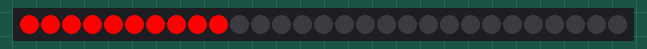
The sketch below on a simulated Arduino Uno, built for the host (arithmetic inside an expression is 32-bit, double 64-bit). On the bench: 29 RGB LEDs in strip order, left to right.

Above: at 0.17 s.
At 1.97 s:
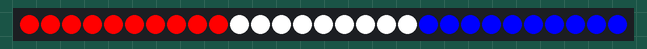
At 6.2 s:
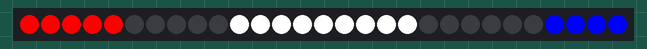
At 9.61 s:
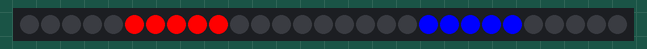
At 15.96 s:
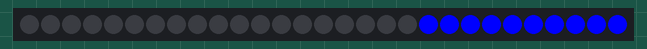
At 31.9 s:
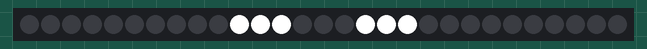

Measured:
- what the display in image 5 shows lasts 6.3 s, from 31.9 s to 38.2 s

The sketch:

PoliceStrobo_3.ino
```cpp
#include <FastLED.h>
#define LED_PIN     5
#define NUM_LEDS    29

int strobo_1 = 30;
int strobo_2 = 80;
int strobo_3 = 50;
int strobo_4 = 100;

int freq_1 = 10;
int freq_2 = 30;
int freq_3 = 100;

int freq_pattern_1 = 40;


CRGB leds[NUM_LEDS];


void setup() {
  FastLED.addLeds<WS2812, LED_PIN, GRB>(leds, NUM_LEDS);
}


void rosso() {

  for (int i = 0; i <= 3; i++) {

  leds[0]=CRGB (255,0,0);
  leds[1]=CRGB (255,0,0);
  leds[2]=CRGB (255,0,0);
  leds[3]=CRGB (255,0,0);
  leds[4]=CRGB (255,0,0);
  leds[5]=CRGB (255,0,0);
  leds[6]=CRGB (255,0,0);
  leds[7]=CRGB (255,0,0);
  leds[8]=CRGB (255,0,0);
  leds[9]=CRGB (255,0,0);

  FastLED.show();
  delay(strobo_1);

  FastLED.clear ();
  delay(strobo_1);

  FastLED.show();
  delay(strobo_1);
  }
}


void bianco()  {

for (int i = 0; i <= 3; i++) {

  leds[10]=CRGB (255,255,255);
  leds[11]=CRGB (255,255,255);
  leds[12]=CRGB (255,255,255);
  leds[13]=CRGB (255,255,255);
  leds[14]=CRGB (255,255,255);
  leds[15]=CRGB (255,255,255);
  leds[16]=CRGB (255,255,255);
  leds[17]=CRGB (255,255,255);
  leds[18]=CRGB (255,255,255);

  FastLED.show();
  delay(strobo_1);

  FastLED.clear ();
  delay(strobo_1);

  FastLED.show();
  delay(strobo_1);

 }
}


void blu()  {

for (int i = 0; i <= 3; i++) {


  leds[19]=CRGB (0,0,255);
  leds[20]=CRGB (0,0,255);
  leds[21]=CRGB (0,0,255);
  leds[22]=CRGB (0,0,255);
  leds[23]=CRGB (0,0,255);
  leds[24]=CRGB (0,0,255);
  leds[25]=CRGB (0,0,255);
  leds[26]=CRGB (0,0,255);
  leds[27]=CRGB (0,0,255);
  leds[28]=CRGB (0,0,255);
  leds[29]=CRGB (0,0,255);

  FastLED.show();
  delay(strobo_1);

  FastLED.clear ();
  delay(strobo_1);

  FastLED.show();
  delay(strobo_1);

  }
}

void mix_rwb()  {

for (int i = 0; i <= 6; i++) {
  leds[0]=CRGB (255,0,0);
  leds[1]=CRGB (255,0,0);
  leds[2]=CRGB (255,0,0);
  leds[3]=CRGB (255,0,0);
  leds[4]=CRGB (255,0,0);
  leds[5]=CRGB (255,0,0);
  leds[6]=CRGB (255,0,0);
  leds[7]=CRGB (255,0,0);
  leds[8]=CRGB (255,0,0);
  leds[9]=CRGB (255,0,0);

  leds[10]=CRGB (255,255,255);
  leds[11]=CRGB (255,255,255);
  leds[12]=CRGB (255,255,255);
  leds[13]=CRGB (255,255,255);
  leds[14]=CRGB (255,255,255);
  leds[15]=CRGB (255,255,255);
  leds[16]=CRGB (255,255,255);
  leds[17]=CRGB (255,255,255);
  leds[18]=CRGB (255,255,255);

  leds[19]=CRGB (0,0,255);
  leds[20]=CRGB (0,0,255);
  leds[21]=CRGB (0,0,255);
  leds[22]=CRGB (0,0,255);
  leds[23]=CRGB (0,0,255);
  leds[24]=CRGB (0,0,255);
  leds[25]=CRGB (0,0,255);
  leds[26]=CRGB (0,0,255);
  leds[27]=CRGB (0,0,255);
  leds[28]=CRGB (0,0,255);
  leds[29]=CRGB (0,0,255);

  FastLED.show();
  delay(strobo_1);

  FastLED.clear ();
  delay(strobo_1);

  FastLED.show();
  delay(strobo_1);

  }

}


void mix_rb()  {

for (int i = 0; i <= 3; i++) {
  leds[0]=CRGB (255,0,0);
  leds[1]=CRGB (255,0,0);
  leds[2]=CRGB (255,0,0);
  leds[3]=CRGB (255,0,0);
  leds[4]=CRGB (255,0,0);
  leds[5]=CRGB (255,0,0);
  leds[6]=CRGB (255,0,0);
  leds[7]=CRGB (255,0,0);
  leds[8]=CRGB (255,0,0);
  leds[9]=CRGB (255,0,0);

  FastLED.show();
  delay(strobo_1);
  FastLED.clear ();
  delay(strobo_1);

  FastLED.show();
  delay(strobo_1);
  FastLED.clear ();
  delay(strobo_1);

}

for (int i = 0; i <= 3; i++) {

  leds[19]=CRGB (0,0,255);
  leds[20]=CRGB (0,0,255);
  leds[21]=CRGB (0,0,255);
  leds[22]=CRGB (0,0,255);
  leds[23]=CRGB (0,0,255);
  leds[24]=CRGB (0,0,255);
  leds[25]=CRGB (0,0,255);
  leds[26]=CRGB (0,0,255);
  leds[27]=CRGB (0,0,255);
  leds[28]=CRGB (0,0,255);
  leds[29]=CRGB (0,0,255);


  FastLED.show();
  delay(strobo_1);
  FastLED.clear ();
  delay(strobo_1);

  FastLED.show();
  delay(strobo_1);
  FastLED.clear ();
  delay(strobo_1);

  }

}


void mix_rl_lr()  {

 for (int i = 0; i <= 3; i++) {

  leds[0]=CRGB (255,0,0);
  leds[1]=CRGB (255,0,0);
  leds[2]=CRGB (255,0,0);
  leds[3]=CRGB (255,0,0);
  leds[4]=CRGB (255,0,0);


  leds[25]=CRGB (0,0,255);
  leds[26]=CRGB (0,0,255);
  leds[27]=CRGB (0,0,255);
  leds[28]=CRGB (0,0,255);
  leds[29]=CRGB (0,0,255);

  FastLED.show();
  delay(strobo_1);
  FastLED.clear ();
  delay(strobo_1);
}


 for (int i = 0; i <= 3; i++) {

  leds[5]=CRGB (255,0,0);
  leds[6]=CRGB (255,0,0);
  leds[7]=CRGB (255,0,0);
  leds[8]=CRGB (2550,0,0);
  leds[9]=CRGB (2550,0,0);

  leds[19]=CRGB (0,0,255);
  leds[20]=CRGB (0,0,255);
  leds[21]=CRGB (0,0,255);
  leds[22]=CRGB (0,0,255);
  leds[23]=CRGB (0,0,255);

  FastLED.show();
  delay(strobo_1);
  FastLED.clear ();
  delay(strobo_1);

  }
}


void mix_rl_w_lr()  {

 for (int i = 0; i <= 3; i++) {

  leds[0]=CRGB::Red;
  leds[1]=CRGB::Red;
  leds[2]=CRGB::Red;
  leds[3]=CRGB::Red;
  leds[4]=CRGB::Red;


  leds[10]=CRGB::White;
  leds[11]=CRGB::White;
  leds[12]=CRGB::White;
  leds[13]=CRGB::White;
  leds[14]=CRGB::White;

  leds[15]=CRGB::White;
  leds[16]=CRGB::White;
  leds[17]=CRGB::White;
  leds[18]=CRGB::White;

  leds[25]=CRGB::Blue;
  leds[26]=CRGB::Blue;
  leds[27]=CRGB::Blue;
  leds[28]=CRGB::Blue;
  leds[29]=CRGB::Blue;

  FastLED.show();
  delay(strobo_1);
  FastLED.clear ();
  delay(strobo_1);
}


 for (int i = 0; i <= 3; i++) {

  leds[5]=CRGB::Red;
  leds[6]=CRGB::Red;
  leds[7]=CRGB::Red;
  leds[8]=CRGB::Red;
  leds[9]=CRGB::Red;

  leds[10]=CRGB::Black;
  leds[11]=CRGB::Black;
  leds[12]=CRGB::Black;
  leds[13]=CRGB::Black;
  leds[14]=CRGB::Black;

  leds[15]=CRGB::Black;
  leds[16]=CRGB::Black;
  leds[17]=CRGB::Black;
  leds[18]=CRGB::Black;


  leds[19]=CRGB::Blue;
  leds[20]=CRGB::Blue;
  leds[21]=CRGB::Blue;
  leds[22]=CRGB::Blue;
  leds[23]=CRGB::Blue;

  FastLED.show();
  delay(strobo_1);
  FastLED.clear ();
  delay(strobo_1);

  }
}

//*********************************************************************

void rosso_static() {

  leds[0]=CRGB (255,0,0);
  leds[1]=CRGB (255,0,0);
  leds[2]=CRGB (255,0,0);
  leds[3]=CRGB (255,0,0);
  leds[4]=CRGB (255,0,0);
  leds[5]=CRGB (255,0,0);
  leds[6]=CRGB (255,0,0);
  leds[7]=CRGB (255,0,0);
  leds[8]=CRGB (255,0,0);
  leds[9]=CRGB (255,0,0);

  FastLED.show();
  delay(strobo_3);

  FastLED.clear();
  delay(strobo_3);

}


void bianco_static()  {

  leds[10]=CRGB (255,255,255);
  leds[11]=CRGB (255,255,255);
  leds[12]=CRGB (255,255,255);
  leds[13]=CRGB (255,255,255);
  leds[14]=CRGB (255,255,255);
  leds[15]=CRGB (255,255,255);
  leds[16]=CRGB (255,255,255);
  leds[17]=CRGB (255,255,255);
  leds[18]=CRGB (255,255,255);

  FastLED.show();
  delay(strobo_3);

  FastLED.clear();
  delay(strobo_3);

}


void blu_static()  {

  leds[19]=CRGB (0,0,255);
  leds[20]=CRGB (0,0,255);
  leds[21]=CRGB (0,0,255);
  leds[22]=CRGB (0,0,255);
  leds[23]=CRGB (0,0,255);
  leds[24]=CRGB (0,0,255);
  leds[25]=CRGB (0,0,255);
  leds[26]=CRGB (0,0,255);
  leds[27]=CRGB (0,0,255);
  leds[28]=CRGB (0,0,255);
  leds[29]=CRGB (0,0,255);

  FastLED.show();
  delay(strobo_3);

  FastLED.clear();
  delay(strobo_3);

}

// §§§§§§§§§§§§§§§§§§§§§§§§§§§§§§§§§§§§§§§§§§§§§§§§§§§§§§§§§§§§§§§§§§§§§§§§§§§§§§§§§
// !!!!!!!!!!!!!!!!!!!!!!!!!!!!!!!!!!!!!!!!!!!!!!!!!!!!!!!!!!!!!!!!!!!!!!!!!!!!!!!!!

// Pattern 1

void pattern_1()  {

  for (int i = 0; i <= 3; i++) {

    leds[0]=CRGB (255,0,0);
    leds[1]=CRGB (255,0,0);
    leds[2]=CRGB (255,0,0);
    leds[3]=CRGB (255,0,0);
    leds[4]=CRGB (255,0,0);

    leds[25]=CRGB (0,0,255);
    leds[26]=CRGB (0,0,255);
    leds[27]=CRGB (0,0,255);
    leds[28]=CRGB (0,0,255);
    leds[29]=CRGB (0,0,255);

    FastLED.show();
    delay(freq_pattern_1);
    FastLED.clear ();
    delay(freq_pattern_1);
    }

  for (int i = 0; i <= 3; i++) {

    leds[5]=CRGB (255,0,0);
    leds[6]=CRGB (255,0,0);
    leds[7]=CRGB (255,0,0);
    leds[8]=CRGB (2550,0,0);
    leds[9]=CRGB (2550,0,0);

    leds[19]=CRGB (0,0,255);
    leds[20]=CRGB (0,0,255);
    leds[21]=CRGB (0,0,255);
    leds[22]=CRGB (0,0,255);
    leds[23]=CRGB (0,0,255);

    FastLED.show();
    delay(freq_pattern_1);
    FastLED.clear ();
    delay(freq_pattern_1);
    }
}


// Pattern 2

void pattern_2()  {

  for (int i = 0; i <= 3; i++) {

    leds[0]=CRGB (255,0,0);
    leds[1]=CRGB (255,0,0);
    leds[2]=CRGB (255,0,0);
    leds[3]=CRGB (255,0,0);
    leds[4]=CRGB (255,0,0);

    leds[25]=CRGB (0,0,255);
    leds[26]=CRGB (0,0,255);
    leds[27]=CRGB (0,0,255);
    leds[28]=CRGB (0,0,255);
    leds[29]=CRGB (0,0,255);

    FastLED.show();
    delay(freq_pattern_1);
    FastLED.clear ();
    delay(freq_pattern_1);
    }


  for (int i = 0; i <= 3; i++) {

    leds[5]=CRGB (255,0,0);
    leds[6]=CRGB (255,0,0);
    leds[7]=CRGB (255,0,0);
    leds[8]=CRGB (2550,0,0);
    leds[9]=CRGB (2550,0,0);

    leds[19]=CRGB (0,0,255);
    leds[20]=CRGB (0,0,255);
    leds[21]=CRGB (0,0,255);
    leds[22]=CRGB (0,0,255);
    leds[23]=CRGB (0,0,255);

    FastLED.show();
    delay(freq_pattern_1);
    FastLED.clear ();
    delay(freq_pattern_1);
    }

}


//****************************************************************


void white_blink() {

  for (int i = 0; i <= 3; i++) {

    //leds[10]=CRGB (255,255,255);
    //leds[11]=CRGB (255,255,255);
    //leds[12]=CRGB (255,255,255);

    leds[13]=CRGB (255,255,255);
    leds[14]=CRGB (255,255,255);
    leds[15]=CRGB (255,255,255);

    //leds[16]=CRGB (255,255,255);
    //leds[17]=CRGB (255,255,255);
    //leds[18]=CRGB (255,255,255);

    FastLED.show();
    delay(freq_pattern_1);
    FastLED.clear ();
    delay(freq_pattern_1);

    leds[10]=CRGB (255,255,255);
    leds[11]=CRGB (255,255,255);
    leds[12]=CRGB (255,255,255);

    //leds[13]=CRGB (255,255,255);
    //leds[14]=CRGB (255,255,255);
    //leds[15]=CRGB (255,255,255);

    leds[16]=CRGB (255,255,255);
    leds[17]=CRGB (255,255,255);
    leds[18]=CRGB (255,255,255);


    FastLED.show();
    delay(freq_pattern_1);
    FastLED.clear ();
    delay(freq_pattern_1);

  }

}
// §§§§§§§§§§§§§§§§§§§§§§§§§§§§§§§§§§§§§§§§§§§§§§§§§§§§§§§§§§§§§§§§§§§§§§§§§§§§§§§§§
// !!!!!!!!!!!!!!!!!!!!!!!!!!!!!!!!!!!!!!!!!!!!!!!!!!!!!!!!!!!!!!!!!!!!!!!!!!!!!!!!!

//***************************************************
//***************************************************
//***************************************************
//***************************************************
//***************************************************
//***************************************************


void loop() {


//--------------------------------------- STEP 1
rosso();
delay (strobo_2);

blu();
delay(strobo_2);

rosso();
delay (strobo_2);

blu();
delay(strobo_2);

//-------------------------------------- STEP 2

mix_rwb();
delay(strobo_2);

//-------------------------------------- STEP 3


//-------------------------------------- STEP 4

mix_rb();
delay(strobo_2);

//-------------------------------------- STEP 5


  for (int i = 0; i <= 3; i++) {
    mix_rl_lr();
   delay(strobo_1);
  }

//-------------------------------------- STEP 6

bianco();
delay(strobo_2);


//-------------------------------------- STEP 7

  for (int i = 0; i <= 6; i++) {
    mix_rl_w_lr();
    delay(strobo_1);
  }

//-------------------------------------- STEP 8


  for (int i = 0; i <= 6; i++) {
    rosso();
    delay (strobo_2);

    blu();
    delay(strobo_2);

    rosso();
    delay (strobo_2);

    blu();
    delay(strobo_2);
  }


//-----------------------------------  STEP 11

 for (int i = 0; i <= 6; i++) {
    pattern_1();
 }


//------------------------------------ STEP 12


for (int i = 0; i <= 6; i++) {
    pattern_2();
 }

 //----------------------------------- STEP 10


white_blink();

//


//------------------------------------- STEP 9


//------------------------------------ STEP 14

for (int i = 0; i <= 6; i++) {


    for (int i = 0; i <= 3; i++) {

        for (int i = 29; i >= 0; i--) {
          leds[i] = CRGB::Red;
          FastLED.show();
          }

          FastLED.clear ();
     }


     for (int i = 0; i <= 3; i++) {

        for (int i = 0; i <= 29; i++) {
        leds[i] = CRGB::White;
        FastLED.show();
        }
        FastLED.clear ();
     }


     for (int i = 0; i <= 3; i++) {

          for (int i = 0; i <= 29; i++) {
          leds[i] = CRGB::Blue;
          FastLED.show();
          }
          FastLED.clear ();
      }

}


//----------------------------------- STEP 15


}
```
